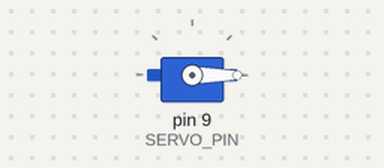
This sketch was run on a simulated Arduino Uno, built with avr-gcc and run on an emulated ATmega328P. Parts: servo.

Above: at 0.05 s.
At 4.25 s:
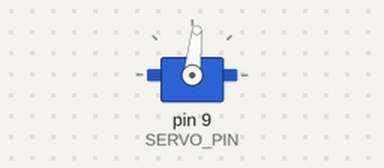
At 8.55 s:
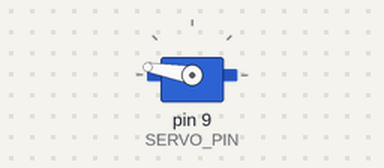
At 17.05 s:
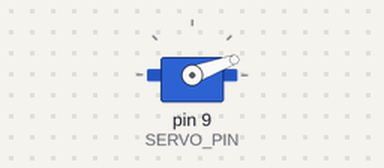
Timing chart, 0 to 23.4 s (numbered marks = the images above):
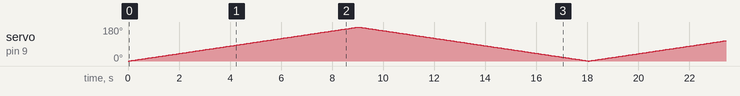

The sketch:

22_Servo_SG90.ino
```cpp
/**
 * In der Arduino IDE:
 *   - öffne den "Seriellen Monitor" (Symbol rechts oben)
 *   - Konfiguration des seriellen Monitors sollte wie folgt sein
 *     - "Kein Zeilenende"
 *     - "115200 Baud"
 *
 * Der "Reset"-Taster auf der Arduino-Platine startet das Programm neu.
 *
 * Schaltplan:
 *
 *   .---------.                _______
 *   |         |GND     Schwarz|       |
 *   | Arduino |---------------|       |
 *   |         |               |       |
 *   |         |5V          Rot| Servo |
 *   |         |---------------| SG90  |
 *   | Uno R4  |               |       |
 *   | Wifi    |~9       Orange|       |
 *   |         |---------------|       |
 *   |         |               '-------'
 *   '---------'
 *
 * Die digitalen PINs mit dem vorangestellten Zeichen "~" (PWM) können auch analog angesteuert werden,
 * also: ~11, ~10, ~9, ~6, ~5 und ~3.
 */
#include <Servo.h> // from Michael Margolis (v1.2.2)

const int SERIAL_BAUD_RATE = 115200;
const int SERIAL_POLLING_TIME = 100;

const int SERVO_PIN = 9;
const int SERVO_WAIT = 50;
Servo servo;

void setup() {
  Serial.begin(SERIAL_BAUD_RATE);
  servo.attach(SERVO_PIN);
}

void loop() {
  // promptExample();
  loopExample();
}

void promptExample() {
  Serial.print("Gib den absoluten Winkel für den Servo ein: ");
  while (Serial.available() == 0) delay(SERIAL_POLLING_TIME);
  int angle = Serial.parseInt();
  Serial.println(angle);

  servo.write(angle);
}

void loopExample() {
  for (int angle = 0; angle < 180; angle++) {
    servo.write(angle);
    delay(SERVO_WAIT);
  }

  for (int angle = 180; angle > 0; angle--) {
    servo.write(angle);
    delay(SERVO_WAIT);
  }
}
```
